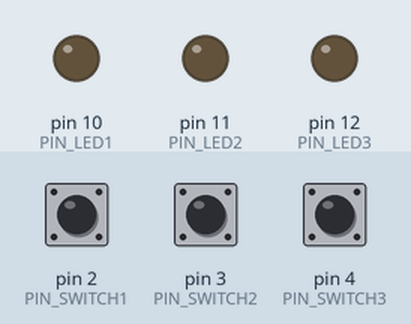
Recording of a sketch running on a simulated Arduino Uno, built with avr-gcc and run on an emulated ATmega328P. Parts: output pins drawn as LEDs (lit = HIGH). Dashed ring = blinking. Inputs (shaded band) come from the test bench; at power-on: pin 2 (PIN_SWITCH1) LOW, pin 3 (PIN_SWITCH2) LOW, pin 4 (PIN_SWITCH3) LOW.

Above: at 1.2 s.
1.3 s: pin 2 (PIN_SWITCH1) pulled HIGH for 0.15 s
At 1.37 s:
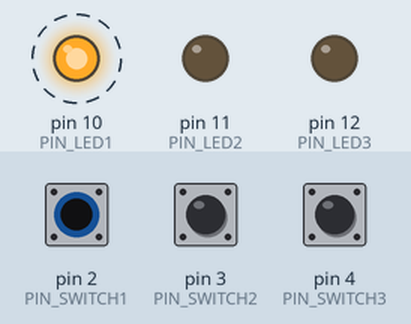
4.3 s: pin 3 (PIN_SWITCH2) pulled HIGH for 3.2 s
At 4.37 s:
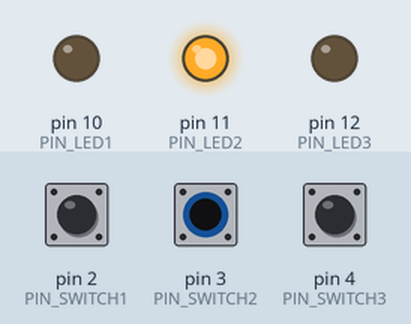
9.0 s: pin 4 (PIN_SWITCH3) pulled HIGH for 0.15 s
At 9.07 s:
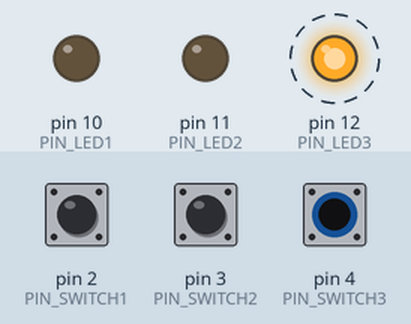
12.0 s: pin 4 (PIN_SWITCH3) pulled HIGH for 3.2 s
At 12.07 s:
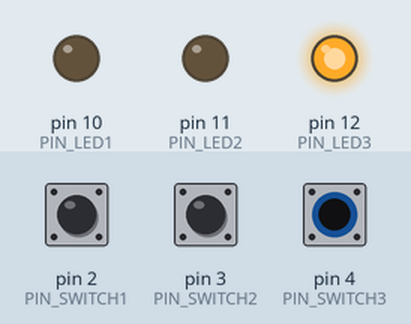
16.7 s: pin 2 (PIN_SWITCH1) pulled HIGH for 3.2 s
At 16.77 s:
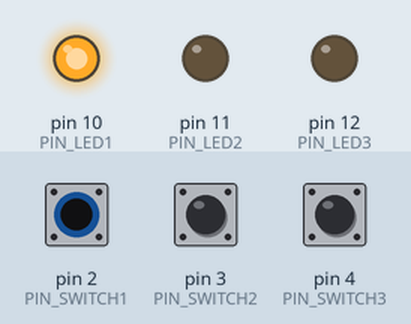
Timing chart, 0 to 20.9 s (numbered marks = the images above; inputs shaded):
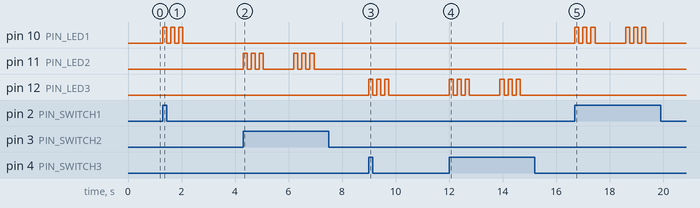

The sketch:

3SwitchLED.ino
```cpp
int PIN_LED1 = 10;
int PIN_LED2 = 11;
int PIN_LED3 = 12;

int PIN_SWITCH1 = 2;
int PIN_SWITCH2 = 3;
int PIN_SWITCH3 = 4;


void setup() {
  pinMode(PIN_LED1, OUTPUT);
  pinMode(PIN_LED2, OUTPUT);
  pinMode(PIN_LED3, OUTPUT);

  pinMode(PIN_SWITCH1, INPUT);
  pinMode(PIN_SWITCH2, INPUT);
  pinMode(PIN_SWITCH3, INPUT);

}

void loop() {

  if (digitalRead(PIN_SWITCH1) == HIGH)
    doBlinkPattern(PIN_LED1);
  else
    digitalWrite(PIN_LED1, LOW);


  if (digitalRead(PIN_SWITCH2) == HIGH)
    doBlinkPattern(PIN_LED2);
  else
    digitalWrite(PIN_LED2, LOW);


  if (digitalRead(PIN_SWITCH3) == HIGH)
    doBlinkPattern(PIN_LED3);
  else
    digitalWrite(PIN_LED3, LOW);

}

void doBlinkPattern( int LED_PIN) {

    for (int x=0;x<3;x++) {
      digitalWrite(LED_PIN, HIGH);
      delay(150);
      digitalWrite(LED_PIN, LOW);
      delay(150);
    }

    delay(1000);

}
```

Measured:
- after the input at 1.3 s, pin 10 (PIN_LED1): alternates HIGH for 0.15 s and LOW for 0.15 s, 6 changes in all, then stays LOW, starting at once
- after the input at 4.3 s, pin 11 (PIN_LED2): LOW → HIGH at once, → LOW 0.15 s later, → HIGH 0.15 s later, → LOW 0.15 s later, … (12 changes in this stretch)
- after the input at 9.0 s, pin 12 (PIN_LED3): alternates HIGH for 0.15 s and LOW for 0.15 s, 6 changes in all, then stays LOW, starting at once
- after the input at 12.0 s, pin 12 (PIN_LED3): LOW → HIGH at once, → LOW 0.15 s later, → HIGH 0.15 s later, → LOW 0.15 s later, … (12 changes in this stretch)
- after the input at 16.7 s, pin 10 (PIN_LED1): LOW → HIGH at once, → LOW 0.15 s later, → HIGH 0.15 s later, → LOW 0.15 s later, … (12 changes in this stretch)
